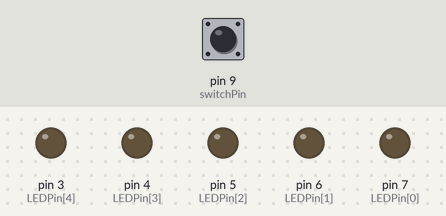
The sketch below on a simulated Arduino Mega 2560, built with avr-gcc and run on an emulated ATmega2560. Parts: output pins drawn as LEDs (lit = HIGH). Dashed ring = blinking. The inputs (shaded band) are chosen by the test bench; at power-on: pin 9 (switchPin) HIGH.

Above: at 1.2 s.
1.3 s: pin 9 (switchPin) pulled LOW for 0.15 s
At 1.45 s:
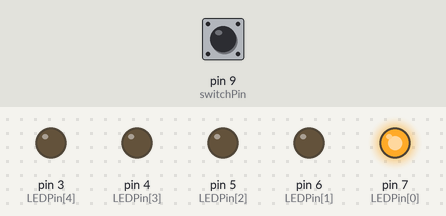
At 1.85 s:
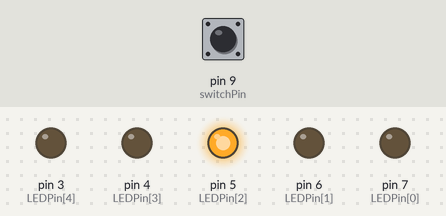
4.3 s: pin 9 (switchPin) pulled LOW for 3.2 s
At 4.65 s:
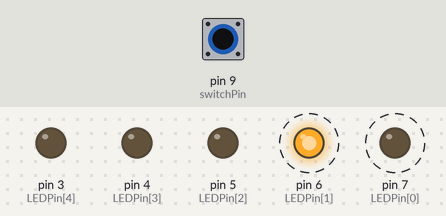
Timing chart, 0 to 9.8 s (numbered marks = the images above; inputs shaded):
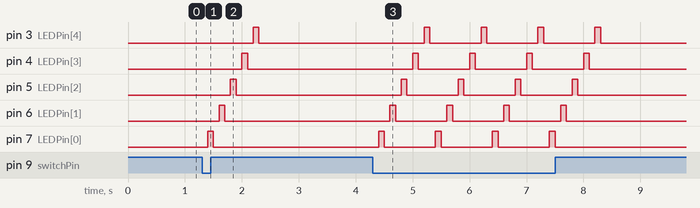

Measured:
- after the input at 1.3 s, pin 3 (LEDPin[4]): LOW → HIGH after 0.90 s, → LOW 0.10 s later; pin 4 (LEDPin[3]): LOW → HIGH after 0.70 s, → LOW 0.10 s later; pin 5 (LEDPin[2]): LOW → HIGH after 0.50 s, → LOW 0.10 s later; pin 6 (LEDPin[1]): LOW → HIGH after 0.30 s, → LOW 0.10 s later; pin 7 (LEDPin[0]): LOW → HIGH after 0.10 s, → LOW 0.10 s later
- after the input at 4.3 s, pin 3 (LEDPin[4]): alternates HIGH for 0.10 s and LOW for 0.90 s, 8 changes in all, then stays LOW, starting after 0.90 s; pin 4 (LEDPin[3]): alternates HIGH for 0.10 s and LOW for 0.90 s, 8 changes in all, then stays LOW, starting after 0.70 s

The sketch:

Switch_RunningLED.ino
```cpp
/*  Switch for LED Array

    Turn ON LEDArray when switch is pushed.
    LEDs will turn on and off with this sequence Pin 7, 6, 5, 4, 3 continuously.
    Color code your wires and LEDs.

    SETUP:
    Connect 5 LED circuits to Pin 3, 4, 5, 6, 7.
    LED Circuit: Pin > Wire > LED(+) > LED(-) > Resistor > Ground
    Switch Circuit:   Pin 9 > Wire > Switch > Wire > Ground

    by ThinkLab 2020
*/

int timer = 100;                            // set timer variable as delay
int LEDPin[] = {7, 6, 5, 4, 3};             // set LEDPins in the array
int switchPin = 9;                          // momentary switch on pin 12, other side connected to ground

void setup() {
  for (int i = 0; i < 5; i++) {
    pinMode (LEDPin[i], OUTPUT);          // set all LEDPins as output
    digitalWrite (LEDPin[i], LOW);        // turn OFF all LEDs on startup
  }
  pinMode(switchPin, INPUT_PULLUP);         // sets the pin to use the onboard input resistor of the Bluno Mega
  digitalWrite(switchPin, HIGH);            // turn on pullup resistor
}

void loop() {
  if (digitalRead(switchPin) == LOW) {       // switch is pressed - pullup keeps pin high normally
    for (int i = 0; i < 5; i++) {
      delay(timer);
      digitalWrite (LEDPin[i], HIGH);       // turn ON LEDPin
      delay(timer);                         // wait for timer milliseconds
      digitalWrite (LEDPin[i], LOW);        // turn OFF LEDPin
    }
  }
  else {
    for (int i = 0; i < 5; i++) {
      digitalWrite (LEDPin[i], LOW);        // turn OFF LEDPin
    }
  }
}
```
